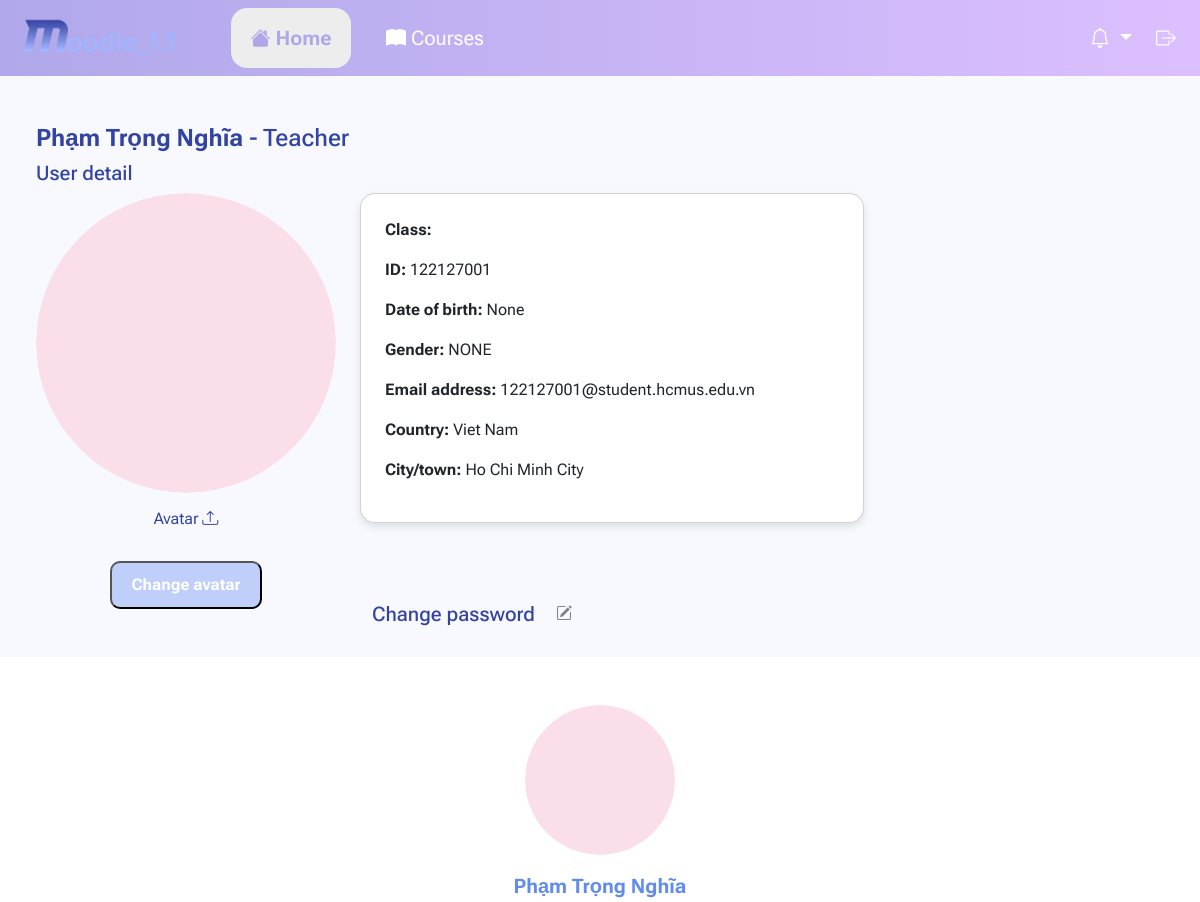
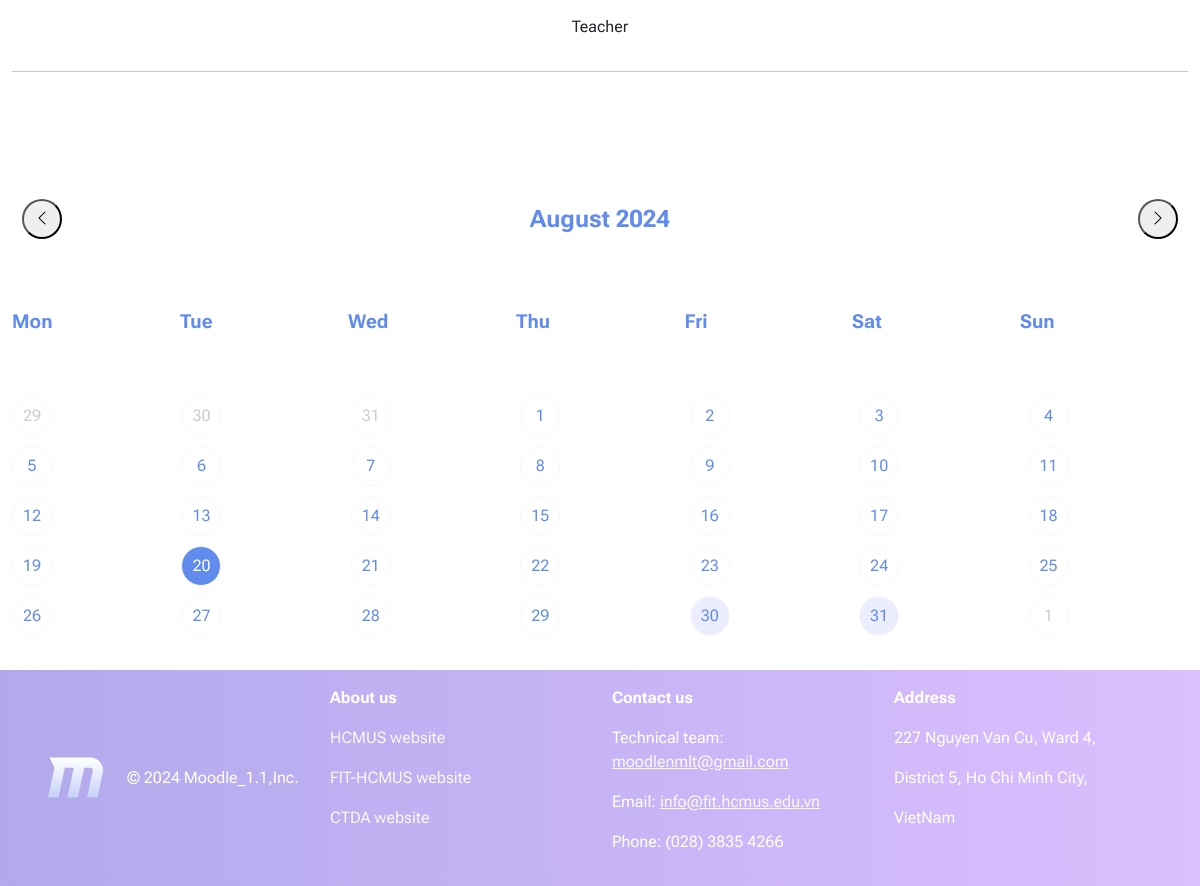
The app's page /profile/ (signed in) with its own data (2 pictures, top to bottom).
### users/models.py (models this page shows)
class User(AbstractUser):
    class Gender(models.TextChoices):
        MALE = "MALE", "Male"
        FEMALE = "FEMALE", "Female"
        NONE = "NONE", "None"
    inClass = models.CharField(max_length=8, null=True, blank=True)
    birthday = models.DateField(blank=True, null=True)
    sex = models.CharField(max_length=6, choices=Gender, default=Gender.NONE)
    country = models.CharField(max_length=100, default="Viet Nam")
    city = models.CharField(max_length=100, default="Ho Chi Minh City")
    avatar = models.ImageField(default='users/avatar.svg', upload_to=upload_path_handle, validators=[file_size])

### users/views.py (the view, shortened to what this page needs)
# urls.py: path('profile/', views.View_Profile, name='profile'),
@login_required(login_url='users:login')
def View_Profile(request):
    user, notifications, events = getIn4(request)
    return render(request, 'users/View_profile.html', {'user': user, 'notifies': notifications, 'events': events})

### users/templates/users/View_profile.html (shortened to what this page needs)
{% extends "NavLayout.html" %}
{% load static %}
{% block  extra_attach%}
<link rel="stylesheet" href="{% static "css/style_profile.css" %}">
{% endblock extra_attach %}
{% block content %}
<br>
<div class="container">
    <h4 style="color: #3343A1"><b>{{ user.first_name }} {{ user.last_name }}</b> -
        {% if user.is_superuser %}
            Admin
        {% elif user.is_staff %}
            Teacher
        {% else %}
            Student
        {% endif %}
    </h4>
    <h5 style="color: #3343A1">User detail</h5>
    <div class="row">
        <div class="col-auto text-center">
            <img src="{{ user.avatar.url }}" alt="Avatar" class="crop avatar">
            <form method="POST" enctype="multipart/form-data">
                <label for="img-upload" class="custom-img-upload mt-2 mb-2">
                    Avatar <i class="bi bi-upload"></i>
                </label>
                <div class="mt-3">
                    <button class="submit"><b>Change avatar</b></button>
                </div>
            </form>
        </div>
        <div class="col">
            <div class="card p-4 custom-card">
                <p><b>Class:</b> {{ user.inClass }}</p>
                <p><b>ID:</b> {{ user.username }}</p>
                <p><b>Date of birth:</b> {{ user.birthday }}</p>
                <p><b>Gender:</b> {{ user.sex }} </p>
                <p><b>Email address:</b> {{ user.email }}</p>
                <p><b>Country:</b> {{ user.country }}</p>
                <p><b>City/town:</b> {{ user.city }}</p>
            </div>
            <br>
            <div class="container mt-5">
                <div class="d-inline-flex align-items-center">
                    <h5 class="mb-0" style="color: #3343A1;">Change password</h5>
                    <button class="btn btn-link button ms-2" type="button" data-bs-toggle="collapse" data-bs-target="#collapseExample">
                        <i class="bi bi-pencil-square"></i>
                    </button>
                </div>
            </div>
        </div>
    </div>
</div>
{% endblock content %}

### templates/NavLayout.html (shortened to what this page needs)
{% load static %}
<!DOCTYPE html>
<html lang="en">
<head>
    <link href="https://cdn.jsdelivr.net/npm/bootstrap@5.3.3/dist/css/bootstrap.min.css" rel="stylesheet">
    <link rel="stylesheet" href="https://cdn.jsdelivr.net/npm/bootstrap-icons@1.11.3/font/bootstrap-icons.min.css">
    <link rel="stylesheet" href="{% static 'css/Nav.css' %}">
    {% block extra_attach %}
    {% endblock extra_attach %}
</head>
<body>
    <div class="container-fluid d-flex top-bar" style="background-image:linear-gradient(
        to right, #B0A8EA 0%, #DCBFFF 100%); z-index: 3;">
        <nav class="navbar navbar-expand">
            <div class="container-fluid">
                <a class="navbar-brand" role="button" href="{% url 'home' %}">
                    <img src="{% static "img/home/logo.png" %}" alt="logo" class="img-fluid" style="max-width: 80%;">
                </a>
                <div class="navbar-nav box_nav gap-4">
                    <a href="{% url 'home' %}" class="nav-link fs-5 text-center rounded-4" style = "{% if request.resolver_match.url_name == 'home' %}
                                                                            color:#AEA7E9; font-weight: 700 !important; background-color: rgb(237, 237, 237);
                                                                            {% elif request.resolver_match.url_name == 'profile' %}
                                                                            color:#AEA7E9; font-weight: 700 !important; background-color: rgb(237, 237, 237);
                                                                            {% elif request.resolver_match.url_name == 'view_all_grades' %}
                                                                            color:#AEA7E9; font-weight: 700 !important; background-color: rgb(237, 237, 237);
                                                                            {% else %} color:#FFFFFF; {% endif %} width: 120px;">
                        <i class="bi bi-house-fill"></i>
                        Home
                    </a>
                    <a href="{% url 'courses:class_list' %}" class="nav-link fs-5 text-center rounded-4" style = " {% if request.resolver_match.url_name == 'class_list' %}
                                                                color:#AEA7E9; font-weight: 700 !important; background-color: rgb(237, 237, 237);
                                                            {% elif request.resolver_match.url_name == 'class_page' %}
                                                                color:#AEA7E9; font-weight: 700 !important; background-color: rgb(237, 237, 237);
                                                            {% elif request.resolver_match.url_name == 'participants' %}
                                                                color:#AEA7E9; font-weight: 700 !important; background-color: rgb(237, 237, 237);
                                                            {% elif request.resolver_match.url_name == 'view_announcement' %}
                                                                color:#AEA7E9; font-weight: 700 !important; background-color: rgb(237, 237, 237);
                                                            {% elif request.resolver_match.url_name == 'post_announcement' %}
                                                                color:#AEA7E9; font-weight: 700 !important; background-color: rgb(237, 237, 237);
                                                            {% elif request.resolver_match.url_name == 'view_material' %}
                                                                color:#AEA7E9; font-weight: 700 !important; background-color: rgb(237, 237, 237);
                                                            {% elif request.resolver_match.url_name == 'view_grading' %}
                                                                color:#AEA7E9; font-weight: 700 !important; background-color: rgb(237, 237, 237);
                                                            {% elif request.resolver_match.url_name == 'view_assignment' %}
                                                                color:#AEA7E9; font-weight: 700 !important; background-color: rgb(237, 237, 237);
                                                            {% elif request.resolver_match.url_name == 'view_all_grades' %}
                                                                color:#AEA7E9; font-weight: 700 !important; background-color: rgb(237, 237, 237);
                                                            {% elif request.resolver_match.url_name == 'view_comment' %}
                                                                color:#AEA7E9; font-weight: 700 !important; background-color: rgb(237, 237, 237);
                                                            {% else %} color:#FFFFFF; {% endif %} width: 120px;">
                        <i class="bi bi-book-fill"></i>
                        Courses
                    </a>
                </div>
            </div>
        </nav>
        <div class="ms-auto d-flex align-items-center" style="color: #FFFFFF;">
            <div class="dropdown">
                <button class="btn btn-outline-secondary fs-5 dropdown-toggle" type="button" data-bs-toggle="dropdown"
                style="--bs-btn-border-color: none; --bs-btn-color: #fff; --bs-btn-hover-bg: #ddd;
                --bs-btn-active-bg: rgb(237, 237, 237); --bs-btn-active-color: #AEA7E9;">
                    <i class="bi bi-bell"></i>
                </button>
            </div>
            <button type="button" class="btn btn-outline-secondary fs-5" data-bs-toggle="modal" data-bs-target="#LogoutModal"
            style="--bs-btn-border-color: none; --bs-btn-hover-bg: #ddd; --bs-btn-active-bg: #ddd; --bs-btn-color: #fff">
                <i class="bi bi-box-arrow-right"></i>
            </button>
        </div>
    </div>
    <div class="container-fluid" style="min-height: 90vh">
        <div class="row">
            <div class="col-9 border-1 rounded-5 p-4">
                {% block content %}
                {% endblock content %}
            </div>
            <div class="col bg-white">
                <div class=" mt-5 mb-2">
                    <a href="{% url 'users:profile' %}" class="d-flex flex-column align-items-center link-dark link-underline link-underline-opacity-0">
                        <img src="{{ user.avatar.url }}" alt="avatar" width="150" height="150" class="img-fluid" style="border-radius: 50%;">
                        <p class="mt-3 fs-5 fw-bold" style="color: #618CEE">{{ user.first_name }} {{ user.last_name }}</p>
                        <p class="fs-6">{% if user.is_superuser %}
                                Admin
                            {% elif user.is_staff %}
                                Teacher
                            {% else %}
                                Student
                            {% endif %}
                        </p>
                    </a>
                </div>
                <hr>
                <div class="d-flex calendar">
                    <div class="calendar header d-flex flex-row">
                        <button id="prev">
                            <i class="bi bi-chevron-left"></i>
                        </button>
                        <div class="calendar month" id="monthYear"></div>
                        <button id="next">
                            <i class="bi bi-chevron-right"></i>
                        </button>
                    </div>
                    <div class="calendar days">
                        <div class="day">Mon</div>
                        <div class="day">Tue</div>
                        <div class="day">Wed</div>
                        <div class="day">Thu</div>
                        <div class="day">Fri</div>
                        <div class="day">Sat</div>
                        <div class="day">Sun</div>
                    </div>
                    <div class="calendar dates" id="dates"></div>
                </div>
            </div>
        </div>
    </div>
    <div class="container-fluid py-3 px-5" style="background-image:linear-gradient(
        to right, #B1A9EB 0%, #DCBFFF 100%); color: #FFFFFF">
        <div class="row" >
            <div class="col-3 d-flex align-items-center">
                <img src="{% static "img/home/letterM1.png" %}" alt="LetterM" class="d-inline-block align-text-center me-4">
                © 2024 Moodle_1.1,Inc.
            </div>
            <div class="col-3 d-flex flex-column">
                <p class="fw-bold">About us</p>
                <p><a href="https://hcmus.edu.vn/" class="link-light link-offset-2 link-underline link-underline-opacity-0">
                    HCMUS website
                </a></p>
                <p><a href="https://www.fit.hcmus.edu.vn/" class="link-light link-offset-2 link-underline link-underline-opacity-0">
                    FIT-HCMUS website
                </a></p>
                <p><a href="https://www.ctda.hcmus.edu.vn/" class="link-light link-offset-2 link-underline link-underline-opacity-0">
                    CTDA website
                </a></p>
            </div>
            <div class="col-3 d-flex flex-column">
                <p class="fw-bold">Contact us</p>
                <p>Technical team: <a href="mailto: moodlenmlt@gmail.com"  class="link-light">  moodlenmlt@gmail.com </a></p>
                <p>Email: <a href="mailto: info@fit.hcmus.edu.vn" class="link-light">  info@fit.hcmus.edu.vn </a></p>
                <p>Phone: (028) 3835 4266</p>
            </div>
            <div class="col-3 d-flex flex-column">
                <p class="fw-bold">Address</p>
                <p>227 Nguyen Van Cu, Ward 4,</p>
                <p>District 5, Ho Chi Minh City,</p>
                <p>VietNam</p>
            </div>
        </div>
    </div>
</body>
</html>

### static/css/Nav.css (style rules this page uses)
body { font-family: "Roboto Flex", sans-serif; background-color: #F8F9FE; }
.top-bar { position: sticky; top: 0; }
.box_nav { text-align: left; }
.box_nav a { display: inline-block; padding: 15px 30px; text-decoration: none; }
.custom-card { border-radius: 15px; box-shadow: 0 4px 8px rgba(0, 0, 0, 0.1); }

### static/css/style_profile.css (style rules this page uses)
.avatar { width: 300px; height: 300px; border-radius: 50%; margin: 0 auto; display: block; object-fit: cover; }
.crop { width:300px; height:300px; object-fit: cover; object-position: 50% 50%; }
.button { color: #828282; }
.submit { display: inline-block; padding: 10px 20px; background-color: #C0CFFA; color: white; border-radius: 10px; }
.custom-img-upload { display: inline-block; padding: 6px 12px; cursor: pointer; color: #3343A1; }

### records on screen
User: first_name "Phạm Trọng", last_name "Nghĩa", avatar (placeholder picture), username "122127001", birthday "None", sex "NONE", email "122127001@student.hcmus.edu.vn", country "Viet Nam", city "Ho Chi Minh City"
